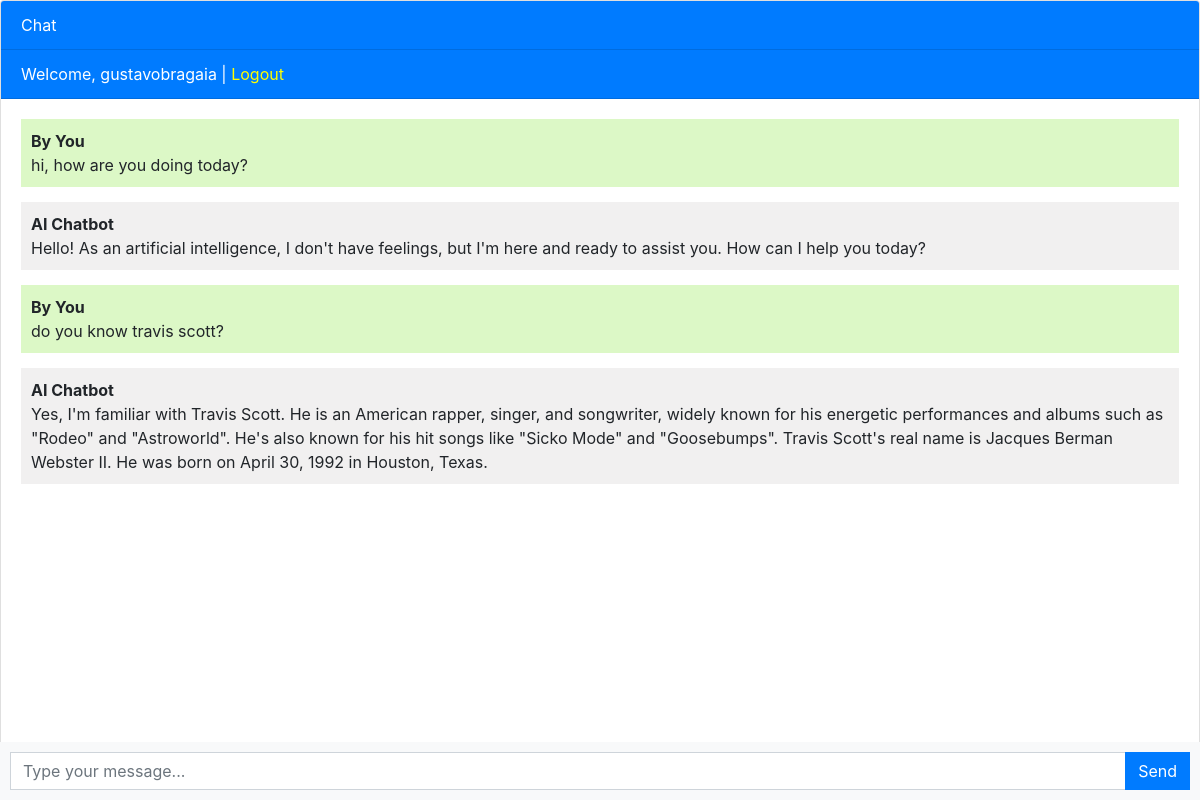
Screenshot of / (signed in) with the database file from the repository.
### chatbot/models.py (models this page shows, shortened)
class Chat(models.Model):
    user = models.ForeignKey(User, on_delete=models.CASCADE)
    message = models.TextField()
    response = models.TextField()
    created_at = models.DateTimeField(auto_now_add=True)

### chatbot/views.py (the view)
# urls.py: path('', views.chatbot, name='chatbot'),
def chatbot(request):
    chats = Chat.objects.filter(user=request.user)
    if request.method == 'POST':
        message = request.POST.get('message')
        response = ask_openai(message)
        chat = Chat(user=request.user, message=message, response=response, created_at=timezone.now())
        chat.save()
        return JsonResponse({'message': message, 'response': response})
    return render(request, 'chatbot.html', {'chats': chats})

### templates/chatbot.html (shortened to what this page needs)
{% extends 'base.html' %}
{% block content %}
<div class="chat-container">
  <div class="card flex-grow-1">
    <div class="card-header bg-primary text-white">Chat</div>
    {% if user.is_authenticated %}
    <div class="card-header bg-primary text-white">Welcome, {{user.username}} | <a style="color: yellow" href="logout">Logout</a></div>
    {% else %}
    <div class="card-header bg-primary text-white"><a style="color: yellow" href="login">Login</a><a href="register" style="color: yellow">Register</a></div>
    {% endif %}
    <div class="card-body messages-box">
      <ul class="list-unstyled messages-list">
        {% for chat in chats %}
            {% if chat.user == request.user %}
                <li class="message sent">
                    <div class="message-text">
                    <div class="message-sender">
                        <b>By You</b>
                    </div>
                    <div class="message-content">
                        {{chat.message}}
                    </div>
                    </div>
                </li>
                <li class="message received">
                    <div class="message-text">
                    <div class="message-sender">
                        <b>AI Chatbot</b>
                    </div>
                    <div class="message-content">
                        {{chat.response}}
                    </div>
                    </div>
                </li>
            {% endif %}
        {% endfor %}
      </ul>
    </div>
    <br><br>
    <br><br>
    <br><br>
  </div>
  <form class="message-form">
    <div class="input-group">
      <input type="text" class="form-control message-input" placeholder="Type your message...">
      <div class="input-group-append">
        <button type="submit" class="btn btn-primary btn-send">Send</button>
      </div>
    </div>
  </form>
</div>
{% endblock %}

### templates/chatbot.html (style rules this page uses)
body, html { height: 100%; }
.messages-box { flex: 1; overflow-y: auto; }
.messages-list { padding-left: 0; }
.message { margin-bottom: 15px; list-style: none; }
.message-text { padding: 10px; border-radius: 5px; }
.sent { background-color: #dcf8c6; align-self: flex-end; }
.received { background-color: #f1f0f0; align-self: flex-start; }
.message-form { display: flex; position: fixed; bottom: 0; left: 0; right: 0; padding: 10px; background-color: #f8f9fa; }
.message-input { flex: 1; border-radius: 0; border-right: none; }
.btn-send { border-radius: 0; }
.chat-container { height: 100%; display: flex; flex-direction: column; }

### rows the page displays
Chat: message "hi, how are you doing today?", response "Hello! As an artificial intelligence, I don't have feelings, but I'm here and ready to assist you. How can I help you today?"
Chat: message "do you know travis scott?", response "Yes, I'm familiar with Travis Scott. He is an American rapper, singer, and songwriter, widely known for his energetic performances and albums such as \"Rodeo\" and \"Astroworld\". He's also known for his hit songs like \"Sicko Mode\" and \"Goosebumps\". Travis Scott's real name is Jacques Berman Webster II. He was born on April 30, 1992 in Houston, Texas."

### other values shown
{{ user.username }} "gustavobragaia"
